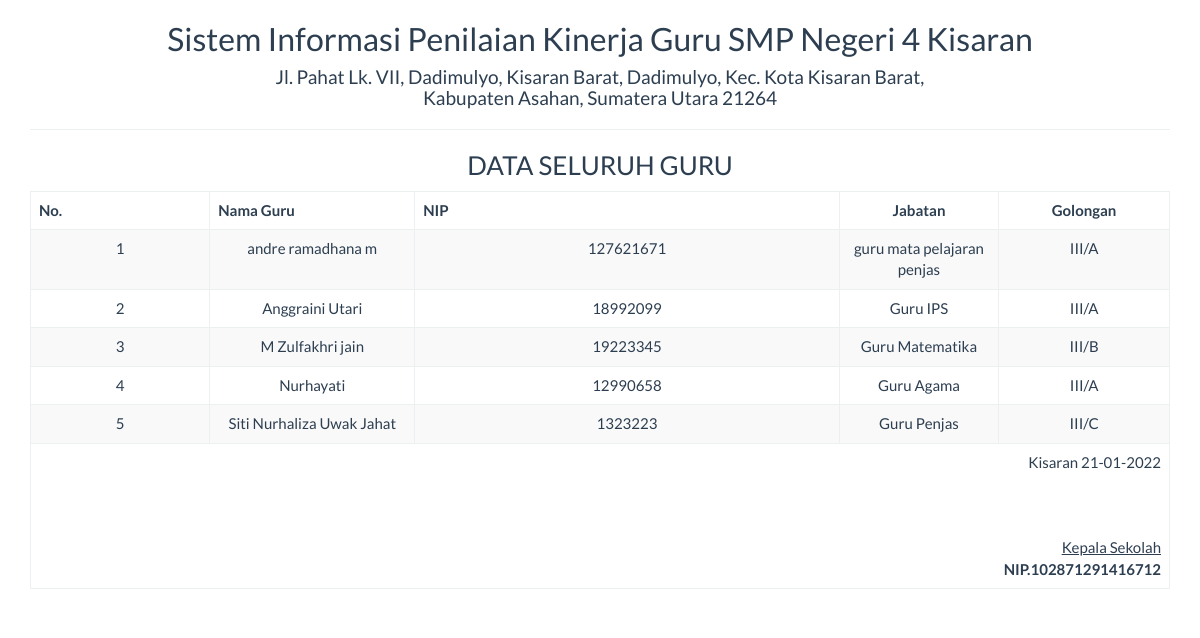
The page /report/guru_semua.php on the database its author committed.
### tables this page shows
CREATE TABLE `tbl_guru` (
  `id` int(11) NOT NULL,
  `nama_guru` varchar(50) NOT NULL,
  `nip` int(50) NOT NULL,
  `jabatan` varchar(50) NOT NULL,
  `golongan` varchar(50) NOT NULL
);

### report/guru_semua.php (the view, shortened to what this page needs)
<!DOCTYPE html>
<html>
    <head>
        <link href="../Assets/css/bootstrap.min.css" rel="stylesheet" type="text/css"/>
    </head>
    <body onload="print()">
        <?php
        include '../config/koneksi.php';
        ?>
        <div class="container">
            <div class='row'>
                <div class="col-sm-12">
                    <div class="text-center">
                        <h2>Sistem Informasi Penilaian Kinerja Guru SMP Negeri 4 Kisaran </h2>
                        <h4>Jl. Pahat Lk. VII, Dadimulyo, Kisaran Barat, Dadimulyo, Kec. Kota Kisaran Barat, <br>Kabupaten Asahan,
                               Sumatera Utara 21264</h4>
                        <hr>
                        <h3>DATA SELURUH GURU</h3>
                        <table class="table table-bordered table-striped table-hover">
                        <tbody>
                                <thead>
								<tr>
									<th>No.</th><th width="18%">Nama Guru</th>
                                    <th>NIP</th>
                                    <th width="14%"><center>Jabatan</th>
                                    <th width="15%"><center>Golongan</center></th>
								</tr>
								</thead>
							<tbody>
                            <?php
                            $sql = "SELECT * FROM tbl_guru";
                            $query = mysqli_query($koneksi, $sql) or die("SQL Anda Salah");
                            $nomor = 0;
                            while ($data = mysqli_fetch_array($query)) {
                                $nomor++;
                                ?>
                                <tr>
                                    <td><?= $nomor ?></td>
									<td><?= $data['nama_guru'] ?></td>
                                    <td><?= $data['nip'] ?></td>
                                    <td><?= $data['jabatan'] ?></td>
                                    <td><?= $data['golongan'] ?></td>
                                </tr>
                            <?php } ?>
							</tbody>
                        </tbody>
                            <tfoot>
                                <tr>
                                    <td colspan="8" class="text-right">
                                        Kisaran  <?= date("d-m-Y") ?>
                                        <br><br><br><br>
                                        <u>Kepala Sekolah<strong></u><br>
                                        NIP.102871291416712
									</td>
								</tr>
							</tfoot>
                        </table>
                    </div>
                </div>
            </div>
    </body>
</html>

### rows shown on the page
tbl_guru: nama_guru "andre ramadhana m", nip "127621671", jabatan "guru mata pelajaran penjas", golongan "III/A"
tbl_guru: nama_guru "Anggraini Utari", nip "18992099", jabatan "Guru IPS", golongan "III/A"
tbl_guru: nama_guru "M Zulfakhri jain", nip "19223345", jabatan "Guru Matematika", golongan "III/B"
tbl_guru: nama_guru "Nurhayati", nip "12990658", jabatan "Guru Agama", golongan "III/A"
tbl_guru: nama_guru "Siti Nurhaliza Uwak Jahat", nip "1323223", jabatan "Guru Penjas", golongan "III/C"
